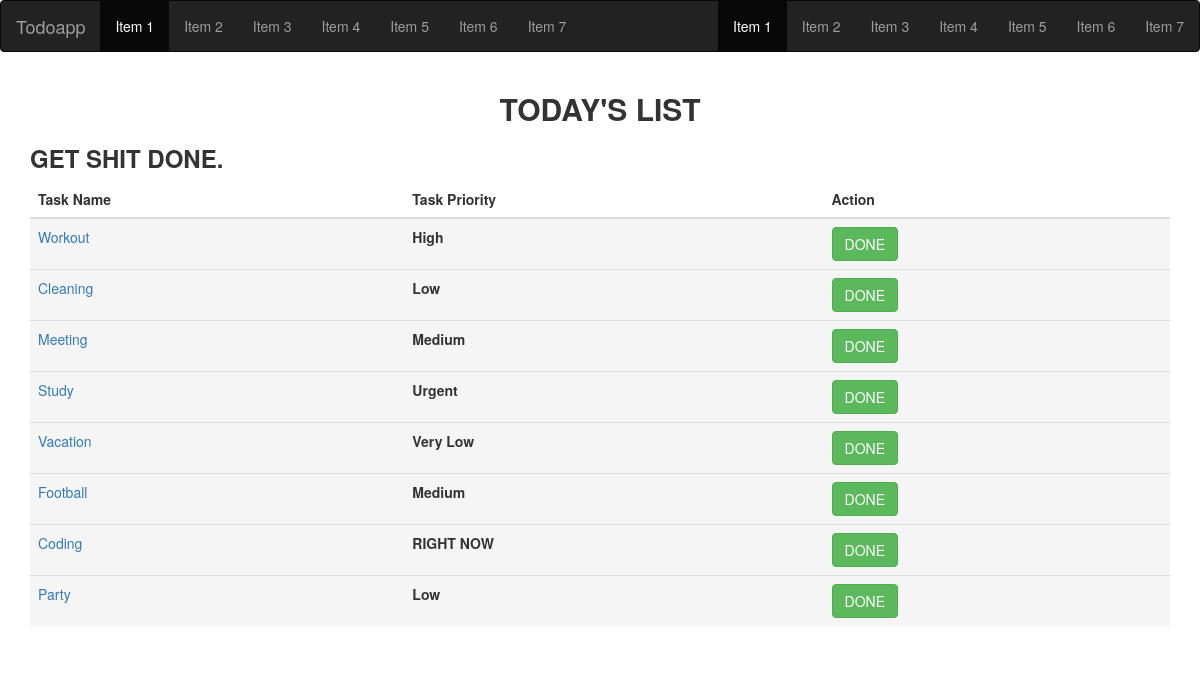
/Dailyapp/, run on the app's committed database.
### Dailyapp/models.py (models this page shows, shortened)
class Task(models.Model):
    task_name = models.CharField(max_length = 200)
    task_priority = models.CharField(max_length= 200)

### Dailyapp/views.py (the view)
class IndexView(generic.ListView):
    template_name = 'Dailyapp/index.html'
    def get_queryset(self):
        return Task.objects.all()

### Dailyapp/templates/Dailyapp/index.html (shortened to what this page needs)
{% extends 'Dailyapp/base.html' %}
        {% block body %}
                <div class="container">
                    <h2> <strong><center>TODAY'S LIST</center></strong></h2>
                    <marquee> <h3><strong> GET SHIT DONE.</strong> </h3></marquee>
                    <table class="table">
                        <thead>
                            <tr>
                            <th>Task Name</th>
                            <th>Task Priority</th>
                            <th>Action</th>
                    </tr>
                </thead>
                <tbody>
                {% if task_list %}
                 {% for task in object_list %}
                <tr class="active">
                    <td><a href="{% url 'Dailyapp:detail' task.id %}">{{task.task_name}}</a></td>
                    <td><b>{{task.task_priority}}</b></td>
                    <td><button type="submit" class="btn btn-success"> DONE</button></td>
                </tr>
                {% endfor %}
                {% endif %}
                </tbody>
            </table>
        </div>
{% endblock %}

### Dailyapp/templates/Dailyapp/base.html (shortened to what this page needs)
{% load staticfiles %}
<!DOCTYPE html>
<html lang="en">
<head>
    <link rel="stylesheet" type="text/css" href = "{% static 'Dailyapp/style.css' %}">
    <link rel="stylesheet" href="https://maxcdn.bootstrapcdn.com/bootstrap/3.3.7/css/bootstrap.min.css">
    <link rel="stylesheet" type="text/css" href="https://maxcdn.bootstrapcdn.com/font-awesome/4.7.0/css/font-awesome.min.css">
</head>
<body>
<nav class="navbar navbar-inverse">
                <div class="container-fluid">
                   <div class="navbar-header">
                       <a class="navbar-brand" href="#">Todoapp</a>
                   </div>
                    <ul class="nav navbar-nav">
                        <li class="active"> <a href="#">Item 1</a></li>
                        <li><a href="#">Item 2</a></li>
                         <li><a href="#">Item 3</a></li>
                         <li><a href="#">Item 4</a></li>
                         <li><a href="#">Item 5</a></li>
                         <li><a href="#">Item 6</a></li>
                         <li><a href="#">Item 7</a></li>
                    </ul>
                    <ul class="nav navbar-nav navbar-right">
                        <li class="active"> <a href="#">Item 1</a></li>
                        <li><a href="#">Item 2</a></li>
                         <li><a href="#">Item 3</a></li>
                         <li><a href="#">Item 4</a></li>
                         <li><a href="#">Item 5</a></li>
                         <li><a href="#">Item 6</a></li>
                         <li><a href="#">Item 7</a></li>
                    </ul>
                </div>
            </nav>
        {% block body %}
        {% endblock %}
</body>
</html>

### data on the page
Task: task_name "Workout", task_priority "High"
Task: task_name "Cleaning", task_priority "Low"
Task: task_name "Meeting", task_priority "Medium"
Task: task_name "Study", task_priority "Urgent"
Task: task_name "Vacation", task_priority "Very Low"
Task: task_name "Football", task_priority "Medium"
Task: task_name "Coding", task_priority "RIGHT NOW"
Task: task_name "Party", task_priority "Low"
